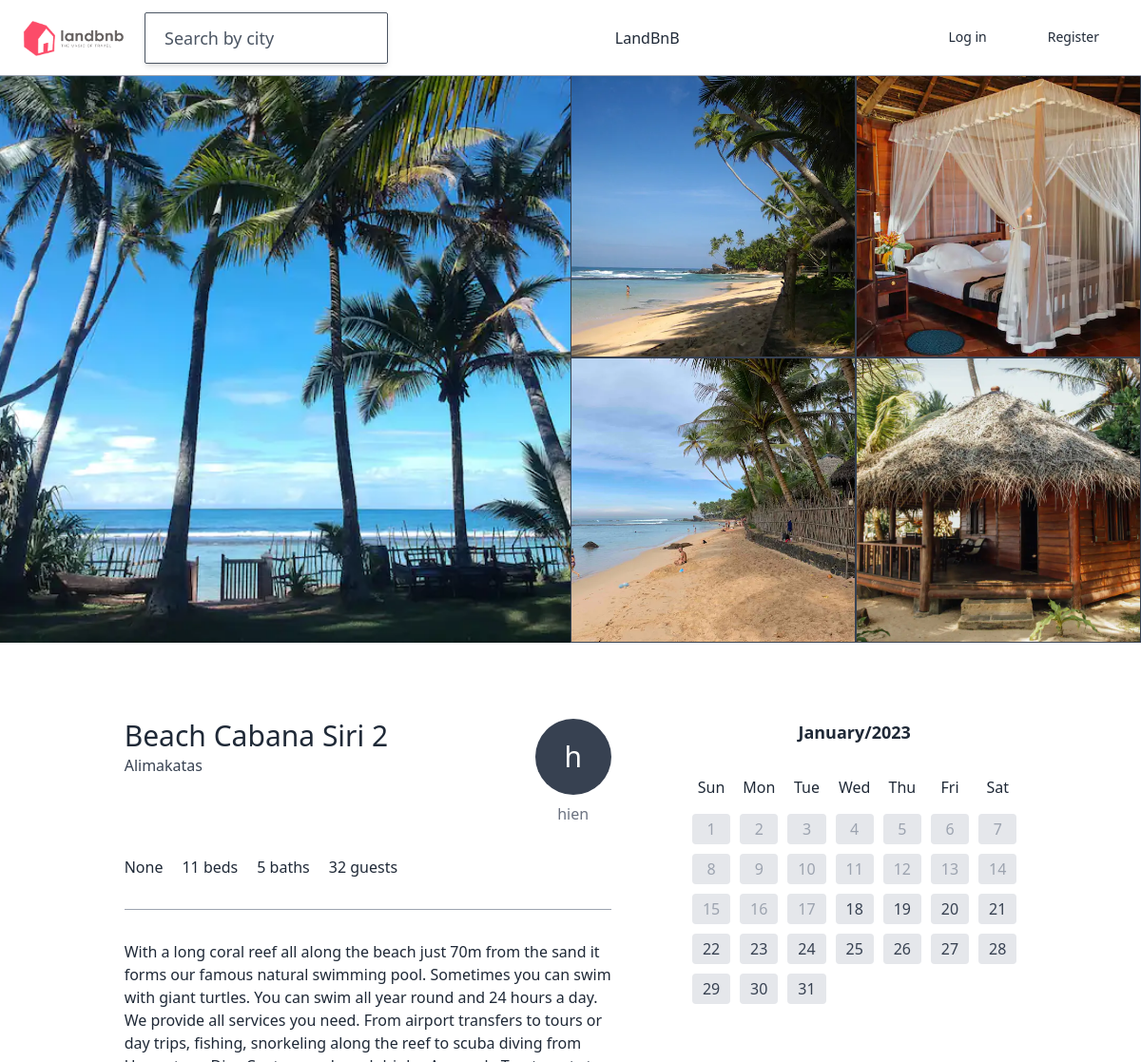
Before: /houses/7 (upper part) with the older database file.
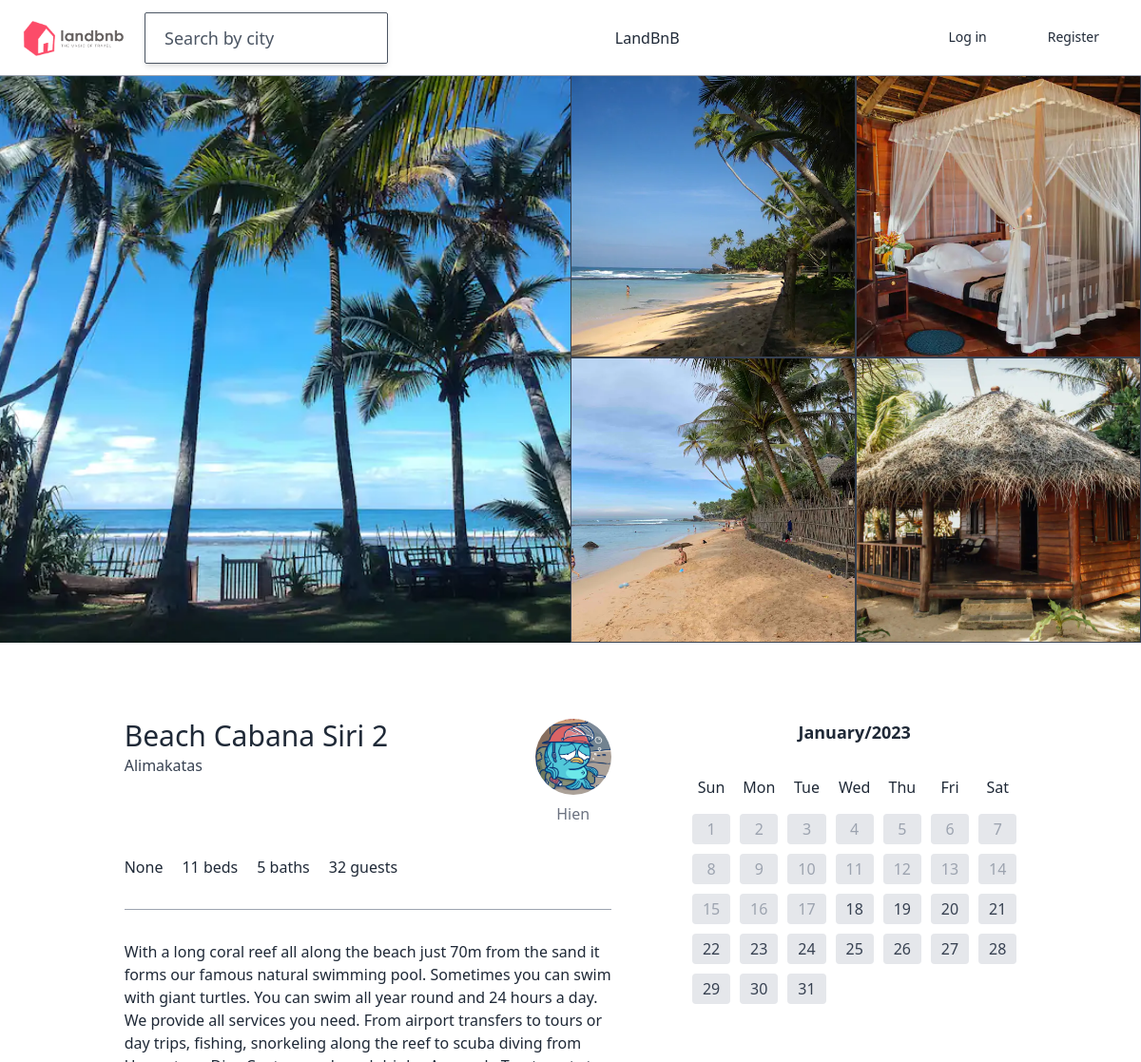
After: the same page with the newer database file.
### house/models.py (models this page shows, shortened)
class House(models.Model):
    name = models.TextField(max_length=100)
    description = models.TextField()
    country = CountryField()
    city = models.CharField(max_length=30)
    price = models.IntegerField(default=0)
    address = models.TextField(max_length=100, default='abc')
    guest = models.IntegerField(default=0)
    bedroom = models.IntegerField(default=0)
    bed = models.IntegerField(default=0)
    bathroom = models.IntegerField(default=0)
    check_in = models.TimeField(null=True)
    check_out = models.TimeField(null=True)
    host = models.ForeignKey("users.User", related_name="houses", on_delete=models.CASCADE, null=True)
    house_type =models.ForeignKey("HouseType", verbose_name="House type", related_name="houses", on_delete=models.CASCADE, null=True, blank=True)
    amenities = models.ManyToManyField("Amenity", related_name="houses", blank=True)
    facilities = models.ManyToManyField("Facility", related_name="houses", blank=True)
    def amenities_count(self):
        return self.amenities.count()
    amenities_count.short_description = "amenity"
    def first_photo(self):
        try:
            (photo,) = self.photos.all()[:1]
            return photo.file.url
        except ValueError:
            return None
    def get_next_four_photos(self):
        photos = self.photos.all()[1:5]
        return photos
    def get_calendars(self):
        now = timezone.now()
        this_year = now.year
        this_month = now.month
        next_month = this_month + 1
        if this_month == 12:
            next_month = 1
        this_month_cal = Calendar(this_year, this_month)
        next_month_cal = Calendar(this_year, next_month)
        return [this_month_cal, next_month_cal]
    def total_rating(self):
        all_reviews = self.reviews.all()
        all_rating = 0
        if len(all_reviews) > 0:
            for review in all_reviews:
                all_rating += review.avgRating()
            return round(all_rating/len(all_reviews), 2)
        return 0
    total_rating.short_description = "rating"

class Photo(core_models.TimeStampedModel):
    caption = models.CharField(max_length=80)
    file = models.ImageField()
    house = models.ForeignKey("House", related_name="photo", on_delete=models.CASCADE)

### users/models.py (models this page shows)
class User(AbstractUser):
    GENDER_MALE = "male"
    GENDER_FEMALE = "female"
    GENDER_CHOICES = (
        (GENDER_MALE, "Male"),
        (GENDER_FEMALE, "Female"),
    )
    LANGUAGE_ENGLISH = "en"
    LANGUAGE_VIETNAMESE = "vi"
    LANGUAGE_CHOICES = (
        (LANGUAGE_ENGLISH, "English"),
        (LANGUAGE_VIETNAMESE, "Vietnamese"),
    )
    LOGIN_EMAIL = "email"
    avatar = models.ImageField(null=True, blank=True)
    gender = models.CharField(choices=GENDER_CHOICES, max_length=10, null=True, blank=True)
    language = models.CharField(choices=LANGUAGE_CHOICES, max_length=2)
    birthday = models.DateField(null=True)
    superhost = models.BooleanField(default=False)
    bio = models.TextField(default="", blank=True)
    def get_absolute_url(self):
        return reverse("users:profile", kwargs={"pk": self.pk})
    pass

### house/views.py (the view)
# urls.py: path("<int:pk>", views.HouseDetail.as_view(), name="detail"),
class HouseDetail(DetailView):
    model = models.House

### cal.py (called while the page is built)
    def __str__(self):
        return str(self.number)

    def get_days(self):
        weeks = self.monthdays2calendar(self.year, self.month)
        days = []
        for week in weeks:
            for day, _ in week:
                now = timezone.now()
                today = now.day
                month = now.month
                past = False
                if month == self.month:
                    if day <= today:
                        past = True
                new_day = Day(number=day, past=past, month=self.month, year=self.year)
                days.append(new_day)
        return days

    def get_month(self):
        return self.months[self.month - 1]

### house/models.py (called while the page is built)
    def __str__(self) -> str:
        return self.name

### house/templatetags/is_booked.py (called while the page is built)
@register.simple_tag
def is_booked(house, day):
    if day.number == 0:
        return
    try:
        date = datetime.datetime(year=day.year, month=day.month, day=day.number)
        reservation_models.BookedDay.objects.get(day=date, reservation__house=house)
        return True
    except reservation_models.BookedDay.DoesNotExist:
        return False

### review/models.py (called while the page is built)
    def avgRating(self):
        avg = (self.customer_service
            + self.cleanliness
            + self.location
            + self.suitable_price) / 4
        return round(avg, 2)

### templates/house/house_detail.html (shortened to what this page needs)
{% extends "base.html" %}
{% load is_booked i18n %}
{% block content %}
    <div class="-mt-5 container max-w-full h-75vh flex mb-20">
        <div class="h-full w-1/2 bg-center bg-cover" style="background-image:url({{house.first_photo}})"></div>
        <div class="h-full w-1/2 flex flex-wrap">
            {% for photo in house.get_next_four_photos %}
                <div style="background-image:url({{photo.file.url}})" class="w-1/2 h-auto bg-cover bg-center border-gray-700 border"></div>
            {% endfor %}
        </div>
    </div>
    <div class="container mx-auto flex justify-around pb-56">
        <div class="w-1/2">
            <div class="flex justify-between">
                <div class="mb-5">
                    <h4 class="text-3xl font-medium mb-px">{{house.name}}</h4>
                    <span class="text-gray-700 font-light">{{house.city}}</span>
                </div>
                <a href="{{house.host.get_absolute_url}}" class="flex flex-col items-center">
                    {% include "mixins/user_avatar.html" with user=house.host %}
                    <span class="mt-2 text-gray-500">{{house.host.first_name}}</span>
                </a>
            </div>
            <div class="flex border-section">
                <span class="mr-5 font-light">{{house.house_type}}</span>
                <span class="mr-5 font-light">{{house.bed}} bed{{house.bed|pluralize}}</span>
                <span class="mr-5 font-light">{{house.bathroom}} bath{{house.bathroom|pluralize}}</span>
                <span class="mr-5 font-light">{{house.guest}} guest{{house.guest|pluralize}}</span>
            </div>
            <p class="border-section">
            </p>
        </div>
        <div class="w-1/3">
            {% if house.host == user %}
                <a href="{% url 'houses:edit' house.pk %}" class="btn-link block">Edit house</a>
            {% else %}
                {% if not request.session.is_hosting %}
                    {% for calendar in house.get_calendars %}
                    <div class="mb-20">
                        <span class="text-center font-semibold text-lg block mb-8">{{calendar.get_month}}/{{calendar.year}}</span>
                        <div class="cal-grid font-medium  mb-4">
                        {% for day in calendar.day_names %}
                            <span>
                                {{day}}
                            </span>
                        {% endfor %}
                        </div>
                        <div class="cal-grid">
                            {% for day in calendar.get_days %}
                                {% is_booked house day as is_booked_bool %}
                                {% if day.number != 0 %}
                                    {% if day.past %}
                                    <span class="cal-number bg-gray-200 text-gray-400">{{day}}</span>
                                    {% elif is_booked_bool %}
                                    <span class="cal-number bg-gray-200 text-gray-400 line-through">{{day}}</span>
                                    {% else %}
                                    <a href="{% url 'reservations:create' house.pk day.year day.month day.number %}" class="cal-number bg-gray-200 text-gray-700 hover:bg-teal-400 hover:text-white hover:font-medium">{{day}}</a>
                                    {% endif %}
                                {% else %}
                                    <span></span>
                                {% endif %}
                            {% endfor %}
                        </div>
                    </div>
                    {% endfor %}
                {% endif %}
            {% endif %}
        </div>
    </div>
{% endblock %}

### templates/base.html (shortened to what this page needs)
{% load static %}
<!DOCTYPE html>
<html lang="en">
<head>
    <link rel="stylesheet" href="{% static 'css/styles.css' %}">
    <link rel="stylesheet" href="https://use.fontawesome.com/releases/v5.11.2/css/all.css">
</head>
<body class="text-gray-800 mt-24 font-light">
    <header class="container max-w-full inset-0 flex items-center justify-between px-6 h-20 border-b border-gray-400 fixed bg-white">
        <div class="flex flex-row justify-around items-center w-1/3">
            <a href="{% url "core:home" %}" class="w-1/3">
                <img class="w-5/6" src="{% static 'img/landbnb_logo.png' %}">
            </a>
            {%block search-bar%}
                <form method="get" action="{% url "houses:search" %}" class="w-2/3">
                    <input class="search-box border px-5 w-full font-medium text-gray-900 placeholder-gray-600 py-3 rounded-sm shadow-md hover:shadow-lg focus:outline-none" name="city" placeholder="Search by city" type="text">
                </form>
            {%endblock search-bar%}
        </div>
        {%include "partials/nav.html" %}
    </header>
    {%block content%} {%endblock content%}
</body>
</html>

### templates/partials/nav.html
<a href="{% url "core:home" %}">LandBnB</a>
<ul class="flex items-center text-sm font-medium h-full">
    {% if user.is_authenticated %}
        <li class="nav_link">
            <a href="{% url 'users:switch-hosting' %}">
                {% if request.session.is_hosting %}
                    Stop hosting
                {% else %}
                    Start hosting
                {% endif %}
            </a>
        </li>
    {% if request.session.is_hosting %}
        <li class="nav_link"><a href="{% url 'houses:create' %}">Add a house</a></li>
    {% endif %}
        <li class="nav_link"><a href="{{user.get_absolute_url}}">Profile</a></li>
        <li class="nav_link"><a href="{% url "users:logout" %}">Log out</a></li>
    {% else %}
        <li class="nav_link"><a href="{% url "users:login" %}">Log in</a></li>
        <li class="nav_link"><a href="{% url "users:signup" %}">Register</a></li>
    {% endif %}
    </ul>

### templates/mixins/user_avatar.html
{% if user.avatar %}
    <div class="h-20 w-20 rounded-full bg-cover" style="background-image: url({{user.avatar.url}});">
{% else %}
    <div class="h-20 w-20 bg-gray-700 rounded-full text-white flex justify-center items-center overflow-hidden">
        <span class="text-3xl">{{user.first_name|first}}</span>
    {% endif %}
</div>

### templates/partials/footer.html (shortened to what this page needs)
{% load i18n %}

Changed rows visible on the page:
changed through a linked row, House "Beach Cabana Siri 2": host.first_name "hien" → "Hien"
changed User: avatar: picture added; first_name|first "h" → (not shown)
